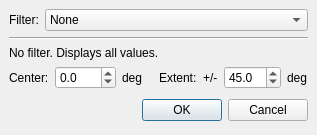
<ui version="4.0" >
 <author></author>
 <comment></comment>
 <exportmacro></exportmacro>
 <class>FilterSettings</class>
 <widget class="QDialog" name="FilterSettings" >
  <property name="geometry" >
   <rect>
    <x>0</x>
    <y>0</y>
    <width>317</width>
    <height>132</height>
   </rect>
  </property>
  <property name="windowTitle" >
   <string>Filter settings</string>
  </property>
  <layout class="QVBoxLayout" >
   <property name="margin" >
    <number>9</number>
   </property>
   <property name="spacing" >
    <number>6</number>
   </property>
   <item>
    <layout class="QHBoxLayout" >
     <property name="margin" >
      <number>0</number>
     </property>
     <property name="spacing" >
      <number>6</number>
     </property>
     <item>
      <widget class="QLabel" name="label" >
       <property name="sizePolicy" >
        <sizepolicy>
         <hsizetype>4</hsizetype>
         <vsizetype>5</vsizetype>
         <horstretch>0</horstretch>
         <verstretch>0</verstretch>
        </sizepolicy>
       </property>
       <property name="text" >
        <string>Filter:</string>
       </property>
      </widget>
     </item>
     <item>
      <widget class="QComboBox" name="comboFilter" >
       <item>
        <property name="text" >
         <string>None</string>
        </property>
       </item>
       <item>
        <property name="text" >
         <string>Azimuth around epicenter</string>
        </property>
       </item>
      </widget>
     </item>
    </layout>
   </item>
   <item>
    <widget class="Line" name="line" >
     <property name="orientation" >
      <enum>Qt::Horizontal</enum>
     </property>
    </widget>
   </item>
   <item>
    <widget class="QFrame" name="frameNoFilter" >
     <property name="frameShape" >
      <enum>QFrame::NoFrame</enum>
     </property>
     <property name="frameShadow" >
      <enum>QFrame::Raised</enum>
     </property>
     <layout class="QVBoxLayout" >
      <property name="margin" >
       <number>0</number>
      </property>
      <property name="spacing" >
       <number>6</number>
      </property>
      <item>
       <widget class="QLabel" name="label_7" >
        <property name="text" >
         <string>No filter. Displays all values.</string>
        </property>
       </widget>
      </item>
      <item>
       <spacer>
        <property name="orientation" >
         <enum>Qt::Vertical</enum>
        </property>
        <property name="sizeHint" >
         <size>
          <width>20</width>
          <height>40</height>
         </size>
        </property>
       </spacer>
      </item>
     </layout>
    </widget>
   </item>
   <item>
    <widget class="QFrame" name="frameAzimuthAroundEpicenter" >
     <property name="frameShape" >
      <enum>QFrame::NoFrame</enum>
     </property>
     <property name="frameShadow" >
      <enum>QFrame::Raised</enum>
     </property>
     <layout class="QVBoxLayout" >
      <property name="margin" >
       <number>0</number>
      </property>
      <property name="spacing" >
       <number>6</number>
      </property>
      <item>
       <layout class="QHBoxLayout" >
        <property name="margin" >
         <number>0</number>
        </property>
        <property name="spacing" >
         <number>6</number>
        </property>
        <item>
         <widget class="QLabel" name="label_2" >
          <property name="sizePolicy" >
           <sizepolicy>
            <hsizetype>4</hsizetype>
            <vsizetype>5</vsizetype>
            <horstretch>0</horstretch>
            <verstretch>0</verstretch>
           </sizepolicy>
          </property>
          <property name="text" >
           <string>Center:</string>
          </property>
         </widget>
        </item>
        <item>
         <widget class="QDoubleSpinBox" name="spinAzimuthCenter" >
          <property name="decimals" >
           <number>1</number>
          </property>
          <property name="maximum" >
           <double>360</double>
          </property>
          <property name="minimum" >
           <double>-360</double>
          </property>
         </widget>
        </item>
        <item>
         <widget class="QLabel" name="label_3" >
          <property name="sizePolicy" >
           <sizepolicy>
            <hsizetype>4</hsizetype>
            <vsizetype>5</vsizetype>
            <horstretch>0</horstretch>
            <verstretch>0</verstretch>
           </sizepolicy>
          </property>
          <property name="text" >
           <string>deg</string>
          </property>
         </widget>
        </item>
        <item>
         <spacer>
          <property name="orientation" >
           <enum>Qt::Horizontal</enum>
          </property>
          <property name="sizeType" >
           <enum>QSizePolicy::Fixed</enum>
          </property>
          <property name="sizeHint" >
           <size>
            <width>10</width>
            <height>5</height>
           </size>
          </property>
         </spacer>
        </item>
        <item>
         <widget class="QLabel" name="label_4" >
          <property name="sizePolicy" >
           <sizepolicy>
            <hsizetype>4</hsizetype>
            <vsizetype>5</vsizetype>
            <horstretch>0</horstretch>
            <verstretch>0</verstretch>
           </sizepolicy>
          </property>
          <property name="text" >
           <string>Extent:</string>
          </property>
         </widget>
        </item>
        <item>
         <widget class="QLabel" name="label_6" >
          <property name="sizePolicy" >
           <sizepolicy>
            <hsizetype>4</hsizetype>
            <vsizetype>5</vsizetype>
            <horstretch>0</horstretch>
            <verstretch>0</verstretch>
           </sizepolicy>
          </property>
          <property name="text" >
           <string>+/-</string>
          </property>
         </widget>
        </item>
        <item>
         <widget class="QDoubleSpinBox" name="spinAzimuthExtent" >
          <property name="decimals" >
           <number>1</number>
          </property>
          <property name="maximum" >
           <double>180</double>
          </property>
          <property name="minimum" >
           <double>0</double>
          </property>
          <property name="value" >
           <double>45</double>
          </property>
         </widget>
        </item>
        <item>
         <widget class="QLabel" name="label_5" >
          <property name="sizePolicy" >
           <sizepolicy>
            <hsizetype>4</hsizetype>
            <vsizetype>5</vsizetype>
            <horstretch>0</horstretch>
            <verstretch>0</verstretch>
           </sizepolicy>
          </property>
          <property name="text" >
           <string>deg</string>
          </property>
         </widget>
        </item>
       </layout>
      </item>
      <item>
       <spacer>
        <property name="orientation" >
         <enum>Qt::Vertical</enum>
        </property>
        <property name="sizeHint" >
         <size>
          <width>20</width>
          <height>40</height>
         </size>
        </property>
       </spacer>
      </item>
     </layout>
    </widget>
   </item>
   <item>
    <layout class="QHBoxLayout" >
     <property name="margin" >
      <number>0</number>
     </property>
     <property name="spacing" >
      <number>6</number>
     </property>
     <item>
      <spacer>
       <property name="orientation" >
        <enum>Qt::Horizontal</enum>
       </property>
       <property name="sizeHint" >
        <size>
         <width>131</width>
         <height>31</height>
        </size>
       </property>
      </spacer>
     </item>
     <item>
      <widget class="QPushButton" name="okButton" >
       <property name="text" >
        <string>OK</string>
       </property>
      </widget>
     </item>
     <item>
      <widget class="QPushButton" name="cancelButton" >
       <property name="text" >
        <string>Cancel</string>
       </property>
      </widget>
     </item>
    </layout>
   </item>
  </layout>
 </widget>
 <pixmapfunction></pixmapfunction>
 <resources/>
 <connections>
  <connection>
   <sender>okButton</sender>
   <signal>clicked()</signal>
   <receiver>FilterSettings</receiver>
   <slot>accept()</slot>
   <hints>
    <hint type="sourcelabel" >
     <x>278</x>
     <y>253</y>
    </hint>
    <hint type="destinationlabel" >
     <x>96</x>
     <y>254</y>
    </hint>
   </hints>
  </connection>
  <connection>
   <sender>cancelButton</sender>
   <signal>clicked()</signal>
   <receiver>FilterSettings</receiver>
   <slot>reject()</slot>
   <hints>
    <hint type="sourcelabel" >
     <x>369</x>
     <y>253</y>
    </hint>
    <hint type="destinationlabel" >
     <x>179</x>
     <y>282</y>
    </hint>
   </hints>
  </connection>
 </connections>
</ui>
